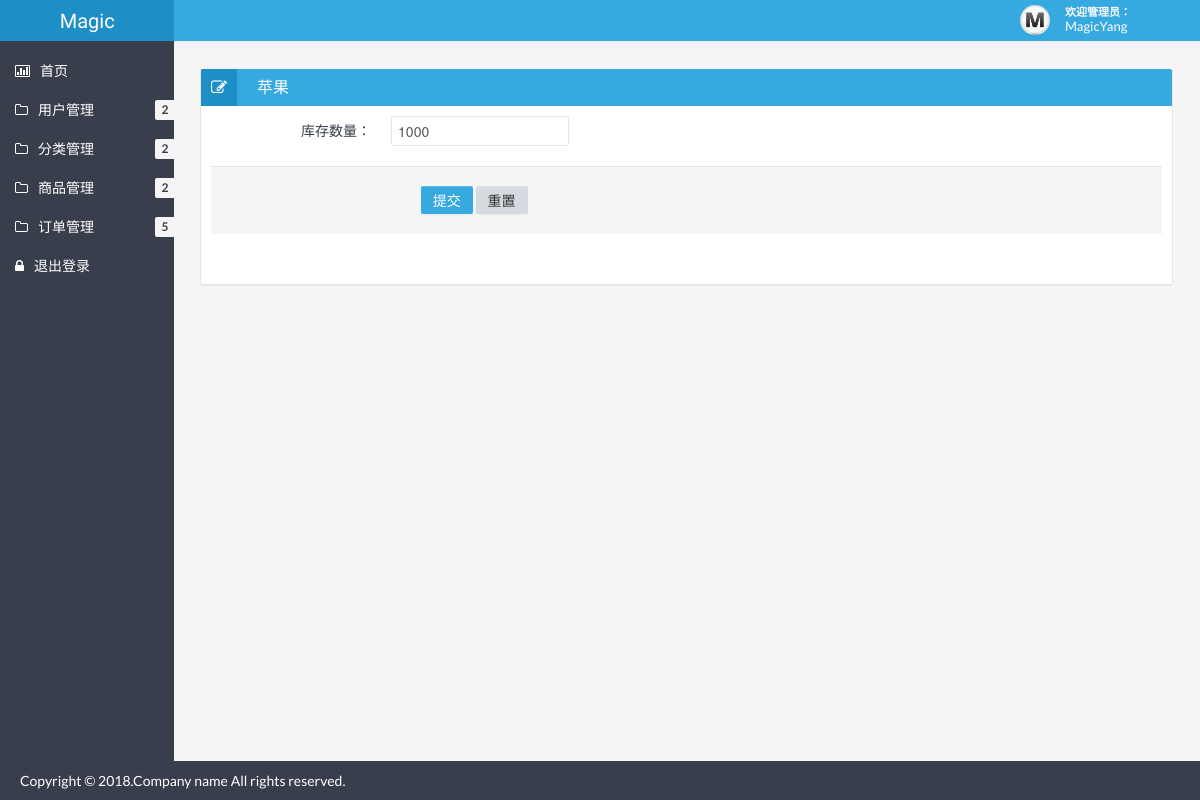
The page /admin/editGoodsCount.php?gid=1&gcount=1000 (signed in) on the database as committed earlier.
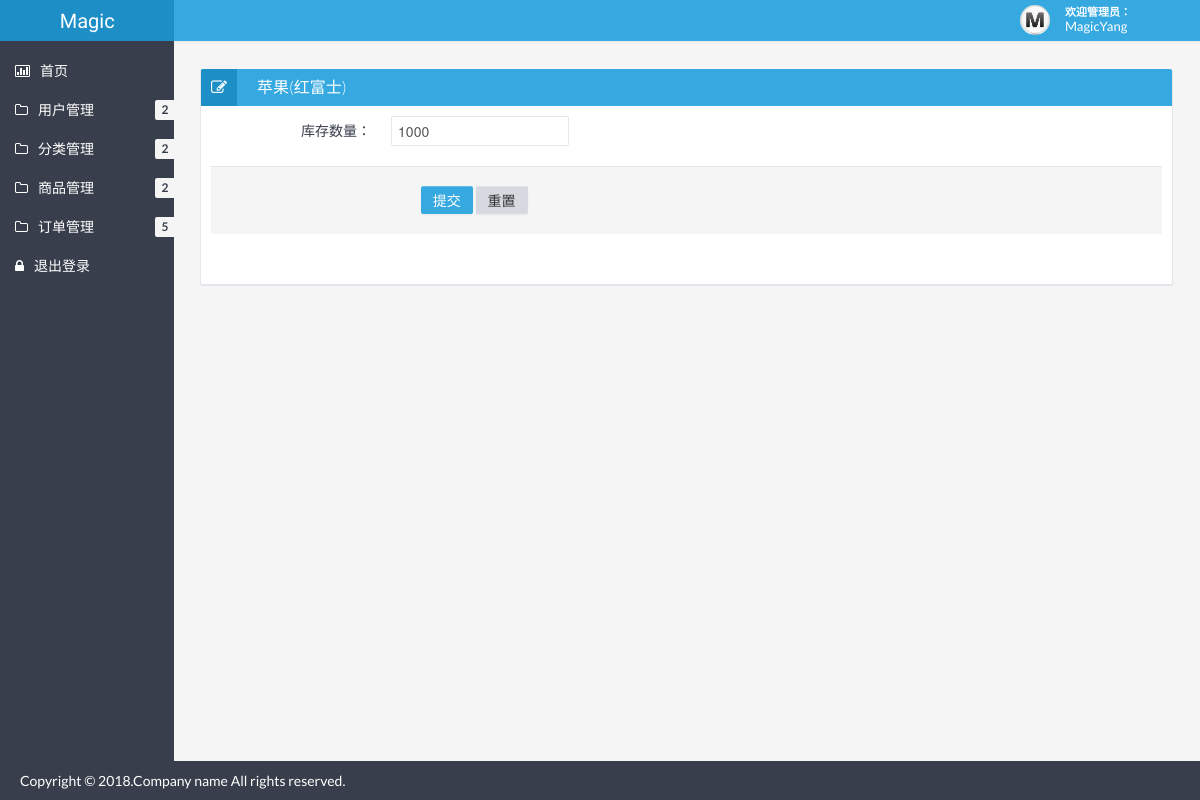
The same page on the database as committed later.
### tables this page shows
CREATE TABLE `goods` (
  `gid` int(11) NOT NULL COMMENT '商品id',
  `gname` varchar(20) NOT NULL COMMENT '商品名称',
  `introduction` varchar(100) NOT NULL COMMENT '商品详情',
  `picture` varchar(100) NOT NULL DEFAULT '\\php\\admin\\img\\goods\\default.jpg' COMMENT '商品图片地址',
  `cid` int(11) NOT NULL COMMENT '商品类别',
  `price` double NOT NULL COMMENT '商品价格',
  `gcount` int(11) NOT NULL COMMENT '商品库存',
  `state` tinyint(1) NOT NULL COMMENT '商品状态',
  PRIMARY KEY (`gid`)
);

### admin/editGoodsCount.php (the view, shortened to what this page needs)
<?php
	$gname = "";
	$gcount = 0;
	if(isset($_GET['gid'])){
	    $sql = 'select * from goods where gid ='.$_GET['gid'];
	    $res = mysql_query($sql);
	    $row = mysql_fetch_array($res);
	    $gname = $row['gname'];
	    $gcount = $row['gcount'];
	}
?>
<!DOCTYPE html>
<html lang="en">
<head>
	<link href="css/bootstrap.min.css" rel="stylesheet" />
	<link href="css/bootstrap-responsive.min.css" rel="stylesheet" />
	<link href="css/style.min.css" rel="stylesheet" />
	<link href="css/style-responsive.min.css" rel="stylesheet" />
	<link href="css/retina.css" rel="stylesheet" />
<meta http-equiv="Content-Type" content="text/html; charset=utf-8" /></head>
<body>
		<?php include "header.php" ?>
		<div class="container-fluid-full">
		<div class="row-fluid">
			<?php include "banner.php" ?>
			<div id="content" class="span10">
			<div class="row-fluid">
				<div class="box span12">
					<div class="box-header">
						<h2><i class="icon-edit"></i><?php echo $gname;?></h2>
					</div>
					<div class="box-content">
						<form class="form-horizontal" action="<?php echo $_SERVER['PHP_SELF']; ?>" method="post"/>
						  <fieldset>
							<div class="control-group">
							  <label class="control-label" for="gcount">库存数量：</label>
							  <div class="controls">
								<input onkeyup = "value=value.replace(/[^\d]/g,'')" type="text" class="span3"  id="gcount" name="gcount" value="<?php echo $gcount;?>"/>
							  </div>
							</div>
							<div class="form-actions">&nbsp;&nbsp;&nbsp;&nbsp;&nbsp;&nbsp;&nbsp;&nbsp;&nbsp;&nbsp;
							  <button type="submit" class="btn btn-primary">提交</button>
							  <button type="reset" class="btn">重置</button>
							</div>
						  </fieldset>
					</div>
				</div>
			</div>
			</div>
		</div>
		<?php include "footer.php"?>
	</div>
</body>
</html>

Rows that differ between the two databases and show on the page:
changed goods: gname "苹果" → "苹果(红富士)"
